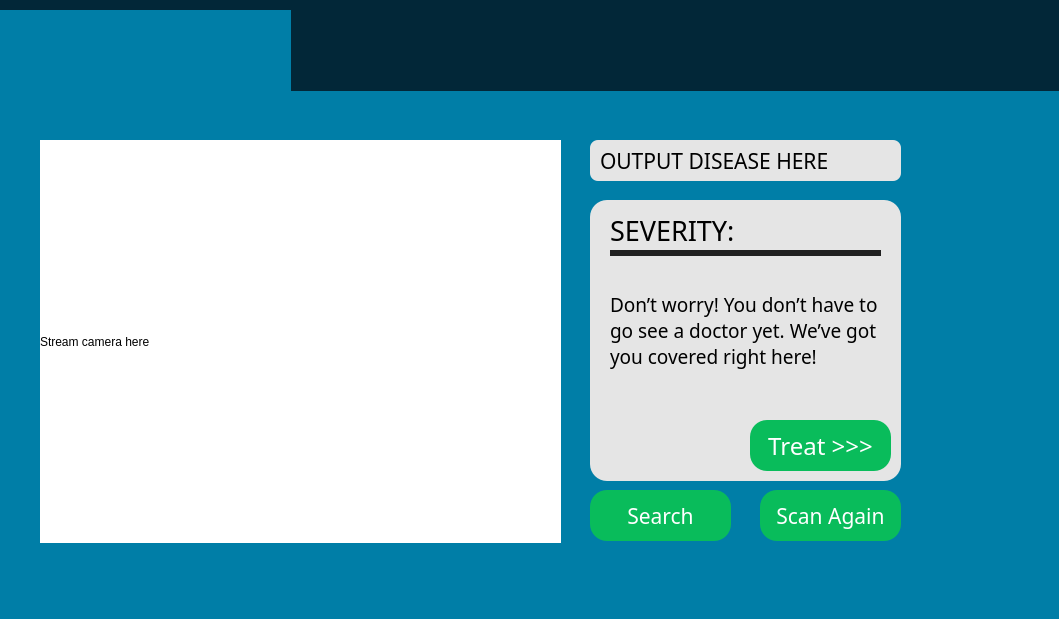
<?xml version="1.0" encoding="UTF-8"?>
<ui version="4.0">
 <class>MainWindow</class>
 <widget class="QMainWindow" name="MainWindow">
  <property name="geometry">
   <rect>
    <x>0</x>
    <y>0</y>
    <width>1059</width>
    <height>619</height>
   </rect>
  </property>
  <property name="windowTitle">
   <string>CamMD</string>
  </property>
  <property name="autoFillBackground">
   <bool>false</bool>
  </property>
  <property name="styleSheet">
   <string notr="true">background-color: #007EA7;

</string>
  </property>
  <widget class="QWidget" name="centralwidget">
   <widget class="QLabel" name="header_rectangle">
    <property name="geometry">
     <rect>
      <x>0</x>
      <y>0</y>
      <width>1071</width>
      <height>91</height>
     </rect>
    </property>
    <property name="styleSheet">
     <string notr="true">background-color: #022738;</string>
    </property>
    <property name="text">
     <string/>
    </property>
   </widget>
   <widget class="QLabel" name="label">
    <property name="geometry">
     <rect>
      <x>0</x>
      <y>10</y>
      <width>291</width>
      <height>81</height>
     </rect>
    </property>
    <property name="text">
     <string/>
    </property>
    <property name="pixmap">
     <pixmap>logo.png</pixmap>
    </property>
   </widget>
   <widget class="QLabel" name="label_2">
    <property name="geometry">
     <rect>
      <x>40</x>
      <y>140</y>
      <width>521</width>
      <height>403</height>
     </rect>
    </property>
    <property name="styleSheet">
     <string notr="true">background-color: white;</string>
    </property>
    <property name="text">
     <string>Stream camera here</string>
    </property>
   </widget>
   <widget class="Line" name="line">
    <property name="geometry">
     <rect>
      <x>610</x>
      <y>250</y>
      <width>271</width>
      <height>6</height>
     </rect>
    </property>
    <property name="styleSheet">
     <string notr="true">background-color: #212121;
border-radius: 50px;
</string>
    </property>
    <property name="lineWidth">
     <number>1</number>
    </property>
    <property name="orientation">
     <enum>Qt::Horizontal</enum>
    </property>
   </widget>
   <widget class="QLabel" name="severity">
    <property name="geometry">
     <rect>
      <x>610</x>
      <y>210</y>
      <width>281</width>
      <height>41</height>
     </rect>
    </property>
    <property name="font">
     <font>
      <family>Poppins</family>
      <pointsize>20</pointsize>
     </font>
    </property>
    <property name="styleSheet">
     <string notr="true">background-color: none;</string>
    </property>
    <property name="text">
     <string>SEVERITY:</string>
    </property>
   </widget>
   <widget class="QLabel" name="label_5">
    <property name="geometry">
     <rect>
      <x>590</x>
      <y>140</y>
      <width>311</width>
      <height>41</height>
     </rect>
    </property>
    <property name="font">
     <font>
      <family>Poppins</family>
      <pointsize>16</pointsize>
     </font>
    </property>
    <property name="styleSheet">
     <string notr="true">background-color: #E5E5E5;
border-radius: 8px;
text-align: center;
padding: 5px;

</string>
    </property>
    <property name="text">
     <string>OUTPUT DISEASE HERE</string>
    </property>
   </widget>
   <widget class="QPushButton" name="treat">
    <property name="geometry">
     <rect>
      <x>750</x>
      <y>420</y>
      <width>141</width>
      <height>51</height>
     </rect>
    </property>
    <property name="font">
     <font>
      <family>Poppins</family>
      <pointsize>18</pointsize>
     </font>
    </property>
    <property name="cursor">
     <cursorShape>PointingHandCursor</cursorShape>
    </property>
    <property name="styleSheet">
     <string notr="true">border-radius: 17px;
background-color: #09BC5B; 
color: white;
</string>
    </property>
    <property name="text">
     <string>Treat &gt;&gt;&gt;</string>
    </property>
   </widget>
   <widget class="QPushButton" name="search">
    <property name="geometry">
     <rect>
      <x>590</x>
      <y>490</y>
      <width>141</width>
      <height>51</height>
     </rect>
    </property>
    <property name="font">
     <font>
      <family>Poppins</family>
      <pointsize>16</pointsize>
     </font>
    </property>
    <property name="cursor">
     <cursorShape>PointingHandCursor</cursorShape>
    </property>
    <property name="styleSheet">
     <string notr="true">border-radius: 17px;
background-color: #09BC5B; 
color: white;
</string>
    </property>
    <property name="text">
     <string>Search</string>
    </property>
   </widget>
   <widget class="QPushButton" name="scan_again">
    <property name="geometry">
     <rect>
      <x>760</x>
      <y>490</y>
      <width>141</width>
      <height>51</height>
     </rect>
    </property>
    <property name="font">
     <font>
      <family>Poppins</family>
      <pointsize>16</pointsize>
     </font>
    </property>
    <property name="cursor">
     <cursorShape>PointingHandCursor</cursorShape>
    </property>
    <property name="styleSheet">
     <string notr="true">border-radius: 17px;
background-color: #09BC5B; 
color: white;
</string>
    </property>
    <property name="text">
     <string>Scan Again</string>
    </property>
   </widget>
   <widget class="QLabel" name="label_6">
    <property name="geometry">
     <rect>
      <x>890</x>
      <y>140</y>
      <width>161</width>
      <height>401</height>
     </rect>
    </property>
    <property name="text">
     <string/>
    </property>
    <property name="pixmap">
     <pixmap>doctor_asset.png</pixmap>
    </property>
   </widget>
   <widget class="QLabel" name="label_7">
    <property name="geometry">
     <rect>
      <x>590</x>
      <y>200</y>
      <width>311</width>
      <height>281</height>
     </rect>
    </property>
    <property name="font">
     <font>
      <family>Poppins</family>
      <pointsize>20</pointsize>
     </font>
    </property>
    <property name="styleSheet">
     <string notr="true">background-color:#E5E5E5;
border-radius: 17px;
</string>
    </property>
    <property name="text">
     <string/>
    </property>
   </widget>
   <widget class="QLabel" name="severity_2">
    <property name="geometry">
     <rect>
      <x>610</x>
      <y>260</y>
      <width>281</width>
      <height>141</height>
     </rect>
    </property>
    <property name="font">
     <font>
      <family>Poppins</family>
      <pointsize>14</pointsize>
     </font>
    </property>
    <property name="styleSheet">
     <string notr="true">background-color: none;</string>
    </property>
    <property name="text">
     <string>Don’t worry! You don’t have to go see a doctor yet. We’ve got you covered right here!</string>
    </property>
    <property name="wordWrap">
     <bool>true</bool>
    </property>
   </widget>
   <zorder>label_6</zorder>
   <zorder>label_7</zorder>
   <zorder>header_rectangle</zorder>
   <zorder>label</zorder>
   <zorder>label_2</zorder>
   <zorder>line</zorder>
   <zorder>severity</zorder>
   <zorder>label_5</zorder>
   <zorder>treat</zorder>
   <zorder>search</zorder>
   <zorder>scan_again</zorder>
   <zorder>severity_2</zorder>
  </widget>
  <widget class="QMenuBar" name="menubar">
   <property name="geometry">
    <rect>
     <x>0</x>
     <y>0</y>
     <width>1059</width>
     <height>21</height>
    </rect>
   </property>
  </widget>
  <widget class="QStatusBar" name="statusbar"/>
 </widget>
 <resources/>
 <connections/>
</ui>
